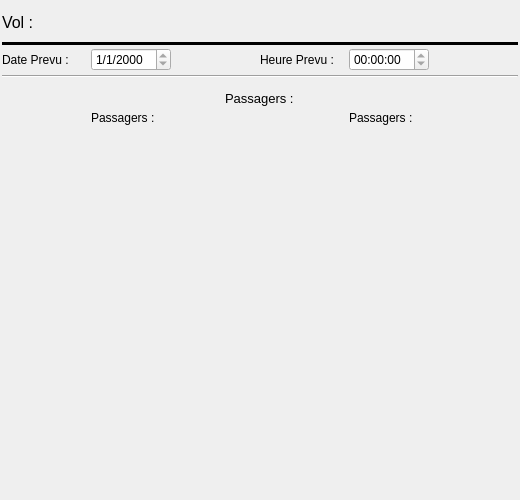
<?xml version="1.0" encoding="UTF-8"?>
<ui version="4.0">
 <class>GuichetShow</class>
 <widget class="QWidget" name="GuichetShow">
  <property name="geometry">
   <rect>
    <x>0</x>
    <y>0</y>
    <width>520</width>
    <height>500</height>
   </rect>
  </property>
  <property name="sizePolicy">
   <sizepolicy hsizetype="Fixed" vsizetype="Fixed">
    <horstretch>0</horstretch>
    <verstretch>0</verstretch>
   </sizepolicy>
  </property>
  <property name="minimumSize">
   <size>
    <width>520</width>
    <height>500</height>
   </size>
  </property>
  <property name="maximumSize">
   <size>
    <width>520</width>
    <height>500</height>
   </size>
  </property>
  <property name="windowTitle">
   <string>Form</string>
  </property>
  <layout class="QGridLayout" name="gridLayout">
   <property name="leftMargin">
    <number>2</number>
   </property>
   <property name="topMargin">
    <number>2</number>
   </property>
   <property name="rightMargin">
    <number>2</number>
   </property>
   <property name="bottomMargin">
    <number>2</number>
   </property>
   <property name="spacing">
    <number>0</number>
   </property>
   <item row="9" column="0" colspan="3">
    <widget class="QWidget" name="PassagerNo" native="true">
     <layout class="QVBoxLayout" name="verticalLayout_3">
      <property name="spacing">
       <number>0</number>
      </property>
      <property name="leftMargin">
       <number>0</number>
      </property>
      <property name="topMargin">
       <number>2</number>
      </property>
      <property name="rightMargin">
       <number>2</number>
      </property>
      <property name="bottomMargin">
       <number>0</number>
      </property>
     </layout>
    </widget>
   </item>
   <item row="9" column="3" colspan="3">
    <widget class="QWidget" name="PassagerOui" native="true">
     <layout class="QVBoxLayout" name="verticalLayout_4">
      <property name="spacing">
       <number>0</number>
      </property>
      <property name="leftMargin">
       <number>2</number>
      </property>
      <property name="topMargin">
       <number>2</number>
      </property>
      <property name="rightMargin">
       <number>0</number>
      </property>
      <property name="bottomMargin">
       <number>0</number>
      </property>
     </layout>
    </widget>
   </item>
   <item row="3" column="0" colspan="6">
    <widget class="Line" name="line_2">
     <property name="orientation">
      <enum>Qt::Horizontal</enum>
     </property>
    </widget>
   </item>
   <item row="0" column="1" colspan="5">
    <widget class="QLabel" name="code">
     <property name="minimumSize">
      <size>
       <width>0</width>
       <height>40</height>
      </size>
     </property>
     <property name="font">
      <font>
       <pointsize>16</pointsize>
      </font>
     </property>
     <property name="text">
      <string/>
     </property>
    </widget>
   </item>
   <item row="2" column="3">
    <widget class="QLabel" name="label_4">
     <property name="minimumSize">
      <size>
       <width>0</width>
       <height>20</height>
      </size>
     </property>
     <property name="text">
      <string>Heure Prevu :</string>
     </property>
    </widget>
   </item>
   <item row="4" column="2" colspan="2" alignment="Qt::AlignHCenter">
    <widget class="QLabel" name="label_5">
     <property name="minimumSize">
      <size>
       <width>0</width>
       <height>30</height>
      </size>
     </property>
     <property name="maximumSize">
      <size>
       <width>16777215</width>
       <height>20</height>
      </size>
     </property>
     <property name="font">
      <font>
       <pointsize>10</pointsize>
      </font>
     </property>
     <property name="text">
      <string>Passagers :</string>
     </property>
    </widget>
   </item>
   <item row="0" column="0">
    <widget class="QLabel" name="label">
     <property name="sizePolicy">
      <sizepolicy hsizetype="Preferred" vsizetype="Fixed">
       <horstretch>0</horstretch>
       <verstretch>0</verstretch>
      </sizepolicy>
     </property>
     <property name="minimumSize">
      <size>
       <width>0</width>
       <height>40</height>
      </size>
     </property>
     <property name="font">
      <font>
       <pointsize>12</pointsize>
      </font>
     </property>
     <property name="text">
      <string>Vol :</string>
     </property>
    </widget>
   </item>
   <item row="1" column="0" colspan="6">
    <widget class="Line" name="line">
     <property name="frameShadow">
      <enum>QFrame::Plain</enum>
     </property>
     <property name="lineWidth">
      <number>3</number>
     </property>
     <property name="midLineWidth">
      <number>0</number>
     </property>
     <property name="orientation">
      <enum>Qt::Horizontal</enum>
     </property>
    </widget>
   </item>
   <item row="7" column="4">
    <widget class="QLabel" name="dejaFait">
     <property name="minimumSize">
      <size>
       <width>0</width>
       <height>20</height>
      </size>
     </property>
     <property name="maximumSize">
      <size>
       <width>16777215</width>
       <height>20</height>
      </size>
     </property>
     <property name="text">
      <string>Passagers :</string>
     </property>
    </widget>
   </item>
   <item row="7" column="1">
    <widget class="QLabel" name="noFait">
     <property name="minimumSize">
      <size>
       <width>0</width>
       <height>20</height>
      </size>
     </property>
     <property name="maximumSize">
      <size>
       <width>16777215</width>
       <height>20</height>
      </size>
     </property>
     <property name="text">
      <string>Passagers :</string>
     </property>
    </widget>
   </item>
   <item row="2" column="0">
    <widget class="QLabel" name="label_3">
     <property name="minimumSize">
      <size>
       <width>0</width>
       <height>30</height>
      </size>
     </property>
     <property name="text">
      <string>Date Prevu :</string>
     </property>
    </widget>
   </item>
   <item row="8" column="0" colspan="3">
    <widget class="QWidget" name="chercheNo" native="true">
     <property name="minimumSize">
      <size>
       <width>0</width>
       <height>20</height>
      </size>
     </property>
     <property name="maximumSize">
      <size>
       <width>16777215</width>
       <height>20</height>
      </size>
     </property>
     <layout class="QVBoxLayout" name="verticalLayout">
      <property name="spacing">
       <number>0</number>
      </property>
      <property name="leftMargin">
       <number>0</number>
      </property>
      <property name="topMargin">
       <number>0</number>
      </property>
      <property name="rightMargin">
       <number>2</number>
      </property>
      <property name="bottomMargin">
       <number>0</number>
      </property>
     </layout>
    </widget>
   </item>
   <item row="2" column="1">
    <widget class="QDateEdit" name="datePrevu">
     <property name="minimumSize">
      <size>
       <width>80</width>
       <height>0</height>
      </size>
     </property>
     <property name="maximumSize">
      <size>
       <width>80</width>
       <height>16777215</height>
      </size>
     </property>
     <property name="readOnly">
      <bool>true</bool>
     </property>
     <property name="displayFormat">
      <string>d/M/yyyy</string>
     </property>
    </widget>
   </item>
   <item row="2" column="4">
    <widget class="QTimeEdit" name="heureOrevu">
     <property name="minimumSize">
      <size>
       <width>80</width>
       <height>0</height>
      </size>
     </property>
     <property name="maximumSize">
      <size>
       <width>80</width>
       <height>16777215</height>
      </size>
     </property>
     <property name="readOnly">
      <bool>true</bool>
     </property>
    </widget>
   </item>
   <item row="8" column="3" colspan="3">
    <widget class="QWidget" name="chercheOui" native="true">
     <layout class="QVBoxLayout" name="verticalLayout_2">
      <property name="spacing">
       <number>0</number>
      </property>
      <property name="leftMargin">
       <number>2</number>
      </property>
      <property name="topMargin">
       <number>0</number>
      </property>
      <property name="rightMargin">
       <number>0</number>
      </property>
      <property name="bottomMargin">
       <number>0</number>
      </property>
     </layout>
    </widget>
   </item>
  </layout>
 </widget>
 <resources/>
 <connections/>
</ui>
